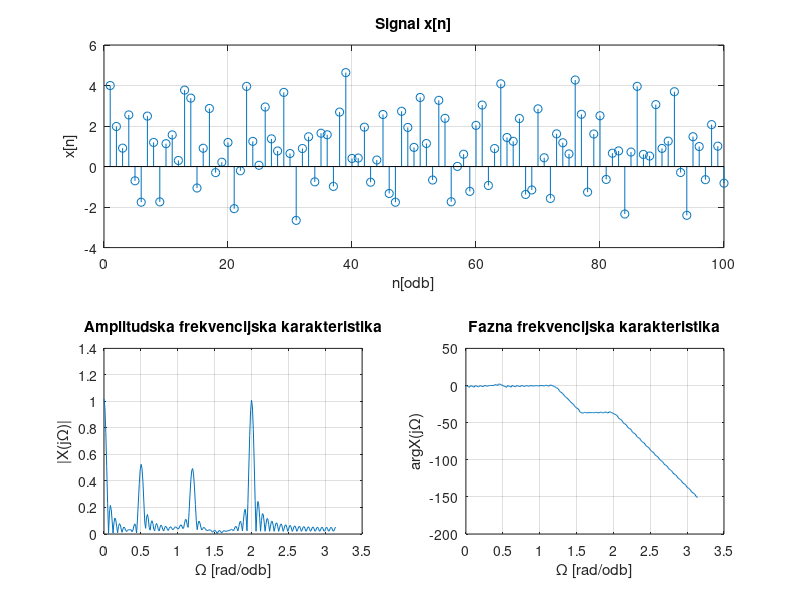
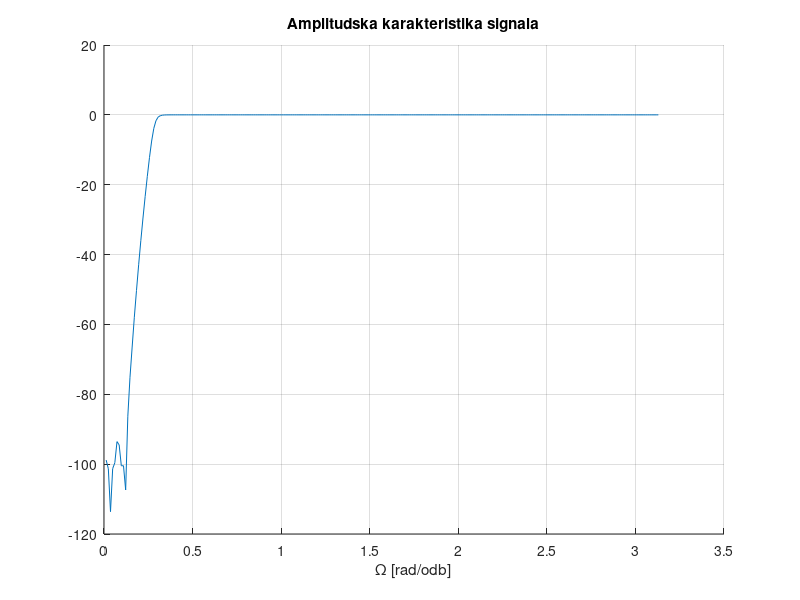
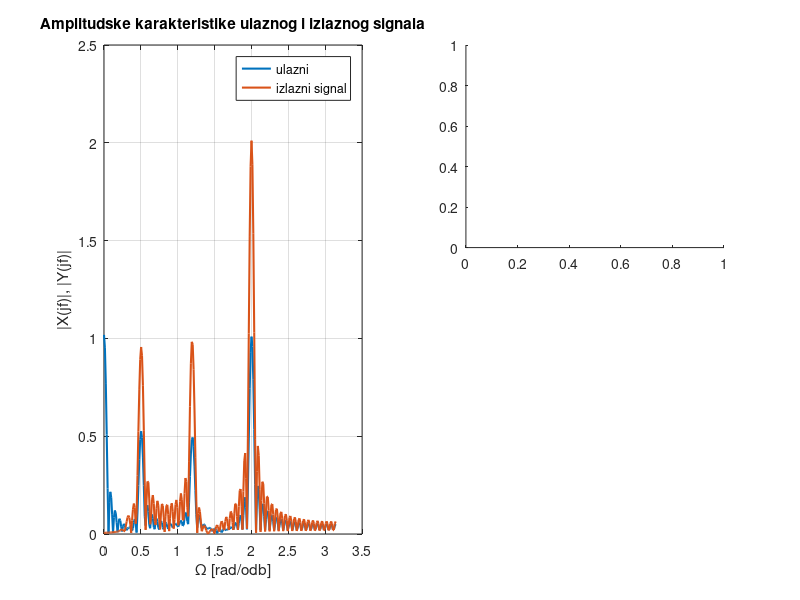

Write MATLAB code to recreate these figures, in order. (Note: this script raises an error after producing the figures.)
%% ZADATAK 3 ==============================================================
% Napraviti digitalni Butterworth-ov filtar koji je VF tipa i potiskuje
% samo prvu komponentu sledeceg signala. 
% x[n] = 1 + cos(0.5n) + sin(1.2n) + 2cos(2n)
% Parametre Rp, Rs, Wp i Ws izabrati proizvoljno. Skicirati frekvencijske 
% karakteristike filtra i potvrditi njegove selektivne osobine. 
% -------------------------------------------------------------------------

close all; clear all; clc;

n = 0:100;
x = 1 + cos(0.5*n) + sin(1.2*n) + 2*cos(2*n)
N = 4*2^nextpow2(length(x));
w1 = 0:2*pi/N:pi;
X = fft(x,N)/length(x);
X1 = abs(X(1:N/2+1));
X(2:N/2+1)=2*X(2:N/2+1);
Xphase = unwrap(angle(X(1:N/2+1)));

figure
  subplot(2,2,1:2)
    stem(x);
    xlim([0 100]);
    xlabel('n[odb]'); ylabel('x[n]'); title('Signal x[n]');
    grid on;
  subplot(2,2,3)
    plot(w1,X1);
    xlabel('\Omega [rad/odb]'); ylabel('|X(j\Omega)|'); title('Amplitudska frekvencijska karakteristika');
    grid on;
  subplot(2,2,4)
    plot(w1,Xphase);
    xlabel('\Omega [rad/odb]'); ylabel('arg{X(j\Omega)}'); title('Fazna frekvencijska karakteristika');
    grid on;
    
%Digitalni Chebyshev filtar
Wp = 0.3/pi;
Ws = 0.2/pi;
Rp = 1;
Rs = 40;
[n,Wn] = buttord(Wp, Ws, Rp, Rs);
[b,a] = butter(n,Wn,'high');
[h,w] = freqz(b, a, N/2 + 1);

figure
  hold on;
  plot(w, 20*log10(abs(h)));
  xlabel('\Omega [rad/odb]');
  title('Amplitudska karakteristika signala');
  grid on;
  
% Filtriranje signala
y = filter(b, a, x);
Y = fft(y,N)/length(y);
Y1 = abs(Y(1:N/2+1));
Y1(2:N/2+1) = 2*Y1(2:N/2+1);

figure
  subplot(2, 2, [1, 3])
    plot(w1, X1, 'Linewidth', 1.5); hold on;
    plot(w1, Y1, 'Linewidth', 1.5);
    xlabel('\Omega [rad/odb]'); ylabel('|X(jf)|, |Y(jf)|'); 
    legend('ulazni', 'izlazni signal');
    title('Amplitudske karakteristike ulaznog i izlaznog signala');
    grid on;
  subplot(2, 2, 2)
    stem(n, x);
    xlabel('n[odb]');
    ylabel('x[n]');
    title('Ulazni signal');
    grid on;
  subplot(2, 2, 4)
    stem(n, y, 'r');
    xlabel('n[odb]'); ylabel('y[n]');
    title('Izlazni signal');
    grid on;
    